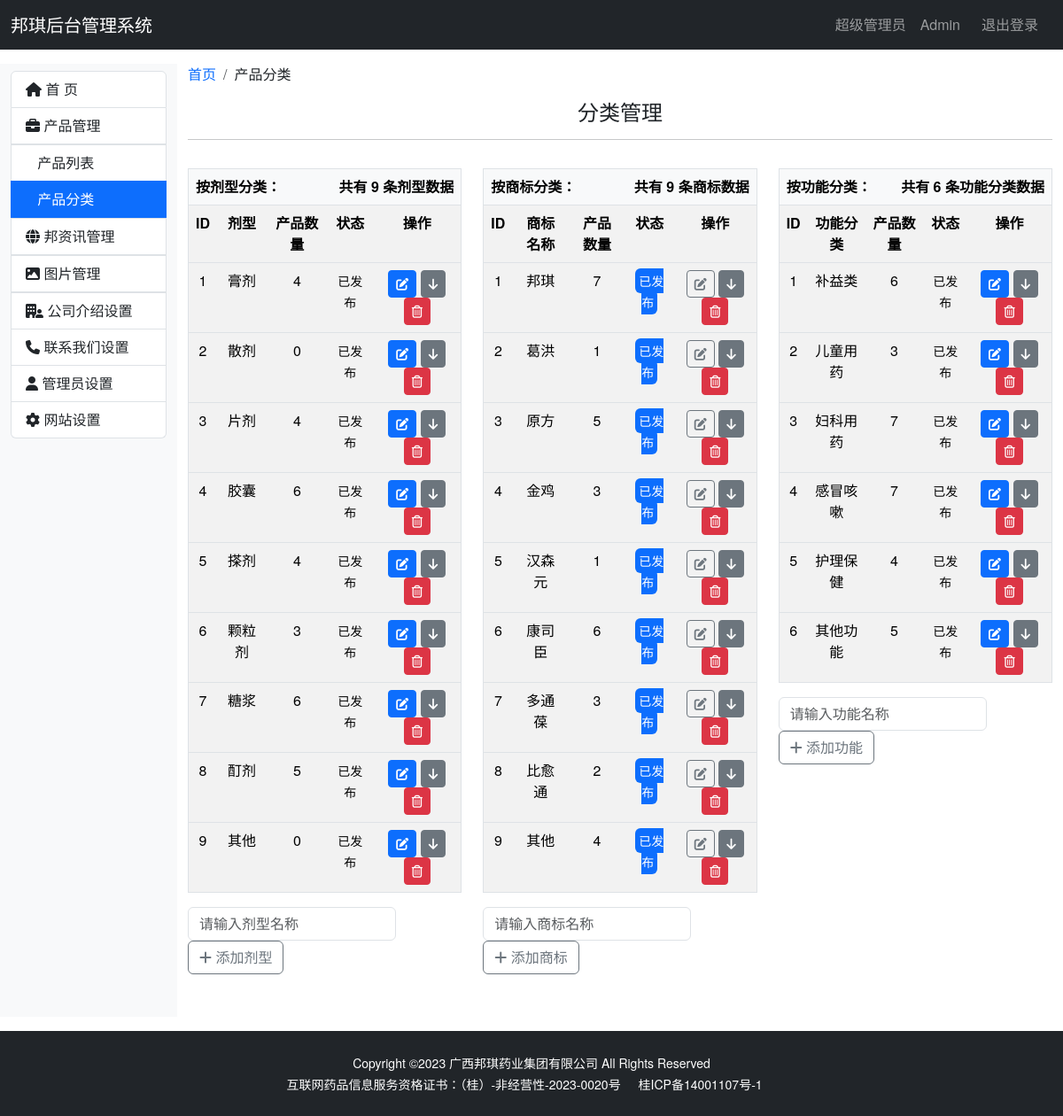
The app's page /admin/category_list (signed in) with its own data.
### bqwebsite/models.py (models this page shows)
class Category(db.Model):
    __tablename__ = 'category'
    id = db.Column(db.Integer, primary_key=True, autoincrement=True)
    name = db.Column(db.String(100), nullable=False, unique=True)  # 产品分类名称
    status = db.Column(db.Boolean, default=True)
    timestamp = db.Column(db.DateTime, nullable=False, default=datetime.utcnow, index=True)
    products = db.relationship('Product', back_populates='category')

class Brand(db.Model):
    __tablename__ = 'brand'
    id = db.Column(db.Integer, primary_key=True, autoincrement=True)
    name = db.Column(db.String(100))
    filename = db.Column(db.String(100))
    status = db.Column(db.Boolean, default=True)
    timestamp = db.Column(db.DateTime, nullable=False, default=datetime.utcnow, index=True)
    products = db.relationship('Product', back_populates='brand')

class Subject(db.Model):
    __tablename__ = 'subject'
    id = db.Column(db.Integer, primary_key=True, autoincrement=True)
    name = db.Column(db.String(100))
    status = db.Column(db.Boolean, default=True)
    timestamp = db.Column(db.DateTime, nullable=False, default=datetime.utcnow, index=True)
    products = db.relationship('Product', back_populates='subject')

### bqwebsite/blueprints/admin.py (the view)
@admin_bp.route('/category_list', methods=['GET', 'POST'])  # 分类列表
@login_required
def category_list():
    return render_template('admin/category_list.html', show_collapse=True)

### bqwebsite/extensions.py (called while the page is built)
@login_manager.user_loader
def load_user(user_id):
    from .models import Admin
    user = Admin.query.get(int(user_id))
    return user

### bqwebsite/templates/admin/category_list.html (shortened to what this page needs)
{% extends 'admin_base.html' %}
{% from 'bootstrap5/pagination.html' import render_pagination %}
{% block content %}
    <div class="container-fluid my-3">
        <div class="row">
            {% include 'admin/_sidebar_category.html' %}
            <div class="col-md-10">
                <nav aria-label="breadcrumb">
                    <ol class="breadcrumb">
                        <li class="breadcrumb-item"><a href="{{ url_for('admin.index') }}"
                                                       class="link-underline link-underline-opacity-0 link-underline-opacity-75-hover">首页</a>
                        </li>
                        <li class="breadcrumb-item" aria-current="page">产品分类</li>
                    </ol>
                </nav>
                <h4 class="text-center mb-3 mt-3">分类管理</h4>
                <hr>
                <div class="row">
                    <div class="col-md-4">
                        {% if categories %}
                            <table class="table table-striped table-hover border mt-3">
                                <thead>
                                <tr>
                                    <th colspan="5" scope="col" class="bg-light text-start">
                                        <span>按剂型分类：</span>
                                        <span class="float-end">共有 {{ categories|length }} 条剂型数据</span>
                                    </th>
                                </tr>
                                </thead>
                                <tr class="text-center">
                                    <th>ID</th>
                                    <th>剂型</th>
                                    <th>产品数量</th>
                                    <th>状态</th>
                                    <th>操作</th>
                                </tr>
                                {% for category in categories %}
                                    <tbody>
                                    <tr class="text-center">
                                        <td>{{ category.id }}</td>
                                        <td>{{ category.name }}</td>
                                        <td>{{ category.products|length }}</td>
                                        <td>
                                            <small>
                                                {% if category.status %}
                                                    已发布
                                                {% else %}
                                                    已下架
                                                {% endif %}
                                            </small>
                                        </td>
                                        <td>
                                            <a href="{{ url_for('admin.category_edit', category_id=category.id) }}"
                                               class="btn btn-sm btn-primary">
                                                <i class="fa-solid fa-pen-to-square" title="编辑"></i>
                                            </a>
                                            {% if category.status %}
                                                <a href="#" class="btn btn-sm btn-secondary">
                                                    <i class="fa-solid fa-arrow-down" title="撤销"></i>
                                                </a>
                                            {% else %}
                                                <a href="#" class="btn btn-sm btn-secondary">
                                                    <i class="fa-solid fa-arrow-up" title="发布"></i>
                                                </a>
                                            {% endif %}
                                            <a href="#" class="btn btn-sm btn-danger">
                                                <i class="fa-regular fa-trash-can" title="删除"></i>
                                            </a>
                                        </td>
                                    </tr>
                                    </tbody>
                                {% endfor %}
                            </table>
                        {% else %}
                            <div class="alert alert-warning" role="alert">
                                没有剂型数据
                            </div>
                        {% endif %}
                        <form class="col-auto row mb-5">
                            <div class="col-md-auto">
                                <input class="form-control me-2" type="search" placeholder="请输入剂型名称"
                                       aria-label="Category">
                            </div>
                            <div class="col-auto">
                                <a type="button" class="btn btn-outline-secondary" href="{{ url_for('admin.category_add') }}"><i
                                        class="fa-solid fa-plus"></i> 添加剂型
                                </a>
                            </div>
                        </form>
                    </div>
                    <div class="col-md-4">
                        {% if brands %}
                            <table class="table table-striped table-hover border mt-3">
                                <thead>
                                <tr>
                                    <th colspan="5" scope="col" class="bg-light text-start">
                                        <span>按商标分类：</span>
                                        <span class="float-end">共有 {{ brands|length }} 条商标数据</span>
                                    </th>
                                </tr>
                                </thead>
                                <tr class="text-center">
                                    <th>ID</th>
                                    <th>商标名称</th>
                                    <th>产品数量</th>
                                    <th>状态</th>
                                    <th>操作</th>
                                </tr>
                                {% for brand in brands %}
                                    <tbody>
                                    <tr class="text-center">
                                        <td>{{ brand.id }}</td>
                                        <td>{{ brand.name }}</td>
                                        <td>{{ brand.products|length }}</td>
                                        <td>
                                            {% if brand.status %}
                                                <small class="text-bg-primary p-1 rounded">已发布</small>
                                            {% else %}
                                                <small class="text-bg-secondary p-1 rounded">已下架</small>
                                            {% endif %}
                                        </td>
                                        <td>
                                            <a href="{{ url_for('admin.brand_edit', brand_id=brand.id) }}"
                                               class="btn btn-sm btn-outline-secondary">
                                                <i class="fa-solid fa-pen-to-square" title="编辑"></i>
                                            </a>
                                            {% if brand.status %}
                                                <a href="#" class="btn btn-sm btn-secondary">
                                                    <i class="fa-solid fa-arrow-down" title="撤销"></i>
                                                </a>
                                            {% else %}
                                                <a href="#" class="btn btn-sm btn-secondary">
                                                    <i class="fa-solid fa-arrow-up" title="发布"></i>
                                                </a>
                                            {% endif %}
                                            <a href="#" class="btn btn-sm btn-danger">
                                                <i class="fa-regular fa-trash-can" title="删除"></i>
                                            </a>
                                        </td>
                                    </tr>
                                    </tbody>
                                {% endfor %}
                            </table>
                        {% else %}
                            <div class="alert alert-warning" role="alert">
                                没有商标数据
                            </div>
                        {% endif %}
                        <form class="col-auto row mb-5">
                            <div class="col-md-auto">
                                <input class="form-control me-2" type="search" placeholder="请输入商标名称"
                                       aria-label="Category">
                            </div>
                            <div class="col-auto">
                                <a type="button" class="btn btn-outline-secondary" href="{{ url_for('admin.category_add') }}"><i
                                        class="fa-solid fa-plus"></i> 添加商标
                                </a>
                            </div>
                        </form>
                    </div>
                    <div class="col-md-4">
                        {% if subjects %}
                            <table class="table table-striped table-hover border mt-3">
                                <thead>
                                <tr>
                                    <th colspan="5" scope="col" class="bg-light text-start">
                                        <span>按功能分类：</span>
                                        <span class="float-end">共有 {{ subjects|length }} 条功能分类数据</span>
                                    </th>
                                </tr>
                                </thead>
                                <tr class="text-center">
                                    <th>ID</th>
                                    <th>功能分类</th>
                                    <th>产品数量</th>
                                    <th>状态</th>
                                    <th>操作</th>
                                </tr>
                                {% for subject in subjects %}
                                    <tbody>
                                    <tr class="text-center">
                                        <td>{{ subject.id }}</td>
                                        <td>{{ subject.name }}</td>
                                        <td>{{ subject.products|length }}</td>
                                        <td>
                                            <small>
                                                {% if subject.status %}
                                                    已发布
                                                {% else %}
                                                    已下架
                                                {% endif %}
                                            </small>
                                        </td>
                                        <td>
                                            <a href="{{ url_for('admin.subject_edit', subject_id=subject.id) }}"
                                               class="btn btn-sm btn-primary">
                                                <i class="fa-solid fa-pen-to-square" title="编辑"></i>
                                            </a>
                                            {% if subject.status %}
                                                <a href="#" class="btn btn-sm btn-secondary">
                                                    <i class="fa-solid fa-arrow-down" title="撤销"></i>
                                                </a>
                                            {% else %}
                                                <a href="#" class="btn btn-sm btn-secondary">
                                                    <i class="fa-solid fa-arrow-up" title="发布"></i>
                                                </a>
                                            {% endif %}
                                            <a href="#" class="btn btn-sm btn-danger">
                                                <i class="fa-regular fa-trash-can" title="删除"></i>
                                            </a>
                                        </td>
                                    </tr>
                                    </tbody>
                                {% endfor %}
                            </table>
                        {% else %}
                            <div class="alert alert-warning" role="alert">
                                没有功能分类数据
                            </div>
                        {% endif %}
                        <form class="col-auto row mb-5">
                            <div class="col-md-auto">
                                <input class="form-control me-2" type="search" placeholder="请输入功能名称"
                                       aria-label="Category">
                            </div>
                            <div class="col-auto">
                                <a type="button" class="btn btn-outline-secondary" href="{{ url_for('admin.category_add') }}"><i
                                        class="fa-solid fa-plus"></i> 添加功能
                                </a>
                            </div>
                        </form>
                    </div>
                </div>
            </div>
        </div>
    </div>
{% endblock %}

### bqwebsite/static/css/styles.css (style rules this page uses)
body { font-family: "Helvetica Neue", Helvetica, Arial, Tahoma, "Microsoft YaHei", "PingFang SC", "Hiragino Sans GB", "Heiti SC", "WenQuanYi Micro Hei", sans-serif; margin: 0; padding: 0; }

### records on screen
Category: id "1", name "膏剂", products|length "4", status "已发布"
Category: id "2", name "散剂", products|length "0", status "已发布"
Category: id "3", name "片剂", products|length "4", status "已发布"
Category: id "4", name "胶囊", products|length "6", status "已发布"
Category: id "5", name "搽剂", products|length "4", status "已发布"
Category: id "6", name "颗粒剂", products|length "3", status "已发布"
Category: id "7", name "糖浆", products|length "6", status "已发布"
Category: id "8", name "酊剂", products|length "5", status "已发布"
Category: id "9", name "其他", products|length "0", status "已发布"
Brand: id "1", name "邦琪", products|length "7", status "已发布"
Brand: id "2", name "葛洪", products|length "1", status "已发布"
Brand: id "3", name "原方", products|length "5", status "已发布"
Brand: id "4", name "金鸡", products|length "3", status "已发布"
Brand: id "5", name "汉森元", products|length "1", status "已发布"
Brand: id "6", name "康司臣", products|length "6", status "已发布"
Brand: id "7", name "多通葆", products|length "3", status "已发布"
Brand: id "8", name "比愈通", products|length "2", status "已发布"
Brand: id "9", name "其他", products|length "4", status "已发布"
Subject: id "1", name "补益类", products|length "6", status "已发布"
Subject: id "2", name "儿童用药", products|length "3", status "已发布"
Subject: id "3", name "妇科用药", products|length "7", status "已发布"
Subject: id "4", name "感冒咳嗽", products|length "7", status "已发布"
Subject: id "5", name "护理保健", products|length "4", status "已发布"
Subject: id "6", name "其他功能", products|length "5", status "已发布"

### other values on screen
{{ categories|length }} "9"
{{ brands|length }} "9"
{{ subjects|length }} "6"
